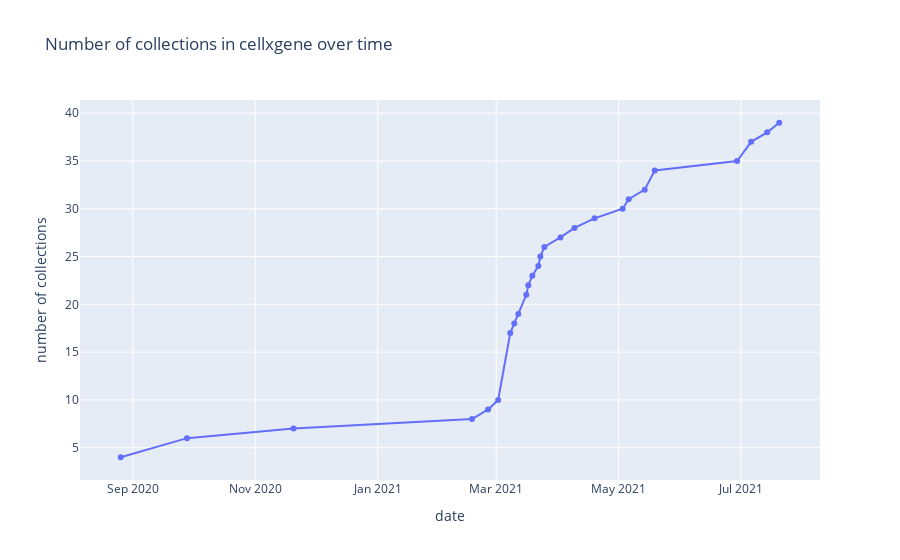

Source (notebook cell):
### Markdown cell above
### Cumulative counts over time

### Code cell
# collections added over time
collections_df_temp = collections_df
collections_df_temp = collections_df_temp.sort_values(by=['collection_dt']).reset_index()
collections_df_temp['collection_dt'] = collections_df_temp['collection_dt'].dt.date
collections_df_temp['count'] = 1
collections_df_temp = collections_df_temp[['collection_dt', 'count']].groupby(['collection_dt']).sum().reset_index()
collections_df_temp['collections'] = collections_df_temp['count'].cumsum()

fig = go.Figure(go.Scatter(
    mode = "lines+markers",
    x = collections_df_temp['collection_dt'].tolist(),
    y = collections_df_temp['collections'].tolist()
    ))

fig.update_layout(
    title="Number of collections in cellxgene over time",
    xaxis_title="date",
    yaxis_title="number of collections"
)
             
fig.show()

### Figure 1 — Plotly figure (JSON) as saved in the notebook; plotly's stock layout.template omitted (floating-point values rounded to 4 significant figures)
{"data": [{"mode": "lines+markers", "type": "scatter", "x": ["2020-08-26", "2020-09-28", "2020-11-20", "2021-02-17", "2021-02-25", "2021-03-02", "2021-03-08", "2021-03-10", "2021-03-12", "2021-03-16", "2021-03-17", "2021-03-19", "2021-03-22", "2021-03-23", "2021-03-25", "2021-04-02", "2021-04-09", "2021-04-19", "2021-05-03", "2021-05-06", "2021-05-14", "2021-05-19", "2021-06-29", "2021-07-06", "2021-07-14", "2021-07-20"], "y": [4, 6, 7, 8, 9, 10, 17, 18, 19, 21, 22, 23, 24, 25, 26, 27, 28, 29, 30, 31, 32, 34, 35, 37, 38, 39]}], "layout": {"title": {"text": "Number of collections in cellxgene over time"}, "xaxis": {"title": {"text": "date"}}, "yaxis": {"title": {"text": "number of collections"}}}}
